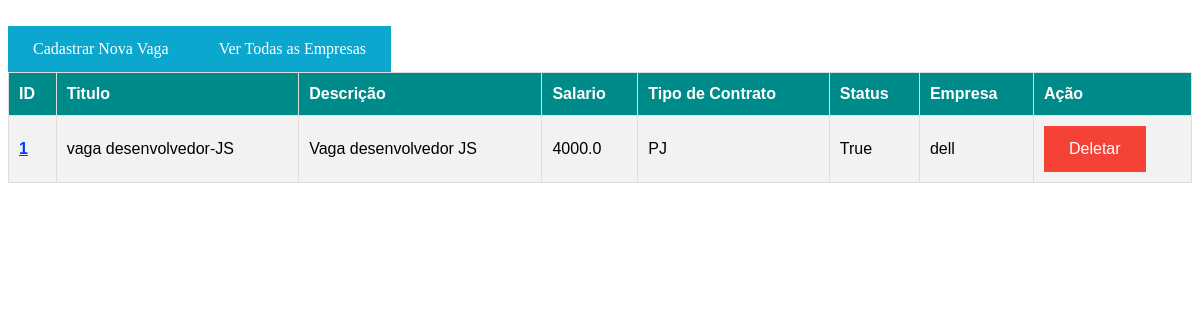
The app's page /listVaga/, older data.
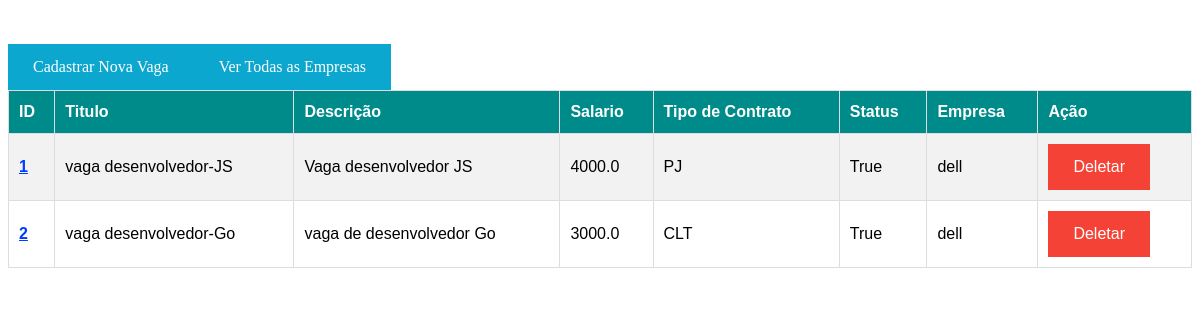
The same page, newer data.
### core/models.py (models this page shows, shortened)
class Vaga(models.Model):
    titulo = models.CharField('titulo', max_length=30, null=False)
    descricao = models.TextField('descricao', null=False)
    salario = models.FloatField('salario', null=False)
    tipo_contrato = models.CharField('tipo_contrato', choices=TIPO_CONTRATO_CHOICES, null=False, max_length=50)
    status = models.BooleanField('status', null=False, default=1)
    empresa = models.ForeignKey(Empresa, on_delete=models.CASCADE, related_name='empresa_vaga', verbose_name='Empresa')

class Empresa(models.Model):
    nome_fantasia = models.CharField('nome_empresa', null=False, max_length=50)
    cnpj = models.CharField('cnpj', null=False, max_length=14)
    email = models.EmailField('email', null=False)
    def __str__(self):
        return str(self.nome_fantasia)

### core/views.py (the view)
# urls.py: path('listVaga/',VagaList.as_view(), name= 'vaga_list'),
class VagaList(ListView):
    model = Vaga
    queryset = Vaga.objects.all()

### core/templates/core/vaga_list.html (shortened to what this page needs)
<!DOCTYPE html>
<html lang="en">
<head>
</head>
<body>
    <table id="customers">
        <tr>
        <th>ID</th>
        <th>Titulo</th>
        <th>Descrição</th>
        <th>Salario</th>
        <th>Tipo de Contrato</th>
        <th>Status</th>
        <th>Empresa</th>
        <th>Ação</th>
        </tr>
    {% for vaga in object_list %}
        <tr>
            <td>
                <b><a class="two" href="{% url 'vaga_update' vaga.id %}" target="_blank">{{vaga.id}}</a></b>
            </td>
        <td>{{vaga.titulo}} </td>
        <td>{{vaga.descricao}} </td>
        <td>{{vaga.salario}} </td>
        <td>{{vaga.tipo_contrato}} </td>
        <td>{{vaga.status}} </td>
        <td>{{vaga.empresa}} </td>
        <td>    <a class="one" href="{% url 'vaga_delete' vaga.id %}" target="_blank">Deletar</a>
        </td>
        </tr><br>
    {% endfor %}
    <a class="four" href="/createVaga/"  target="_blank">Cadastrar Nova Vaga</a>
    <a class="three" href="/listEmpresa/" target="_blank">Ver Todas as Empresas</a>
</body>
</html>

Row changes from the older to the newer data that the page shows:
added Vaga: id "2", titulo "vaga desenvolvedor-Go", descricao "vaga de desenvolvedor Go", salario "3000.0", tipo_contrato "CLT", status "True", empresa "dell"
